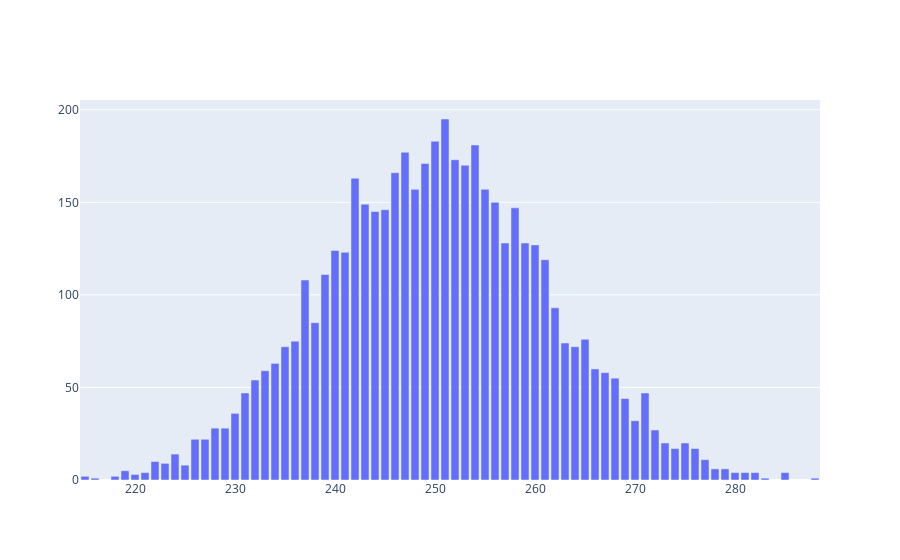

Write notebook code for a chart like this one.
### Markdown cell above
Let's try to see if we toss the coin 500 times, then what happens. Looks similar, and more like a bell than before.

### Code cell
results = pd.Series([np.sum(toss_coin(500) == 'Heads') for _ in range(5000)])
fig = pg.Figure([pg.Bar(x=results.value_counts().keys(),
                        y=results.value_counts().values)])
fig.show()

### Figure 1 — Plotly figure (JSON) as saved in the notebook; plotly's stock layout.template omitted (floating-point values rounded to 4 significant figures)
{"data": [{"type": "bar", "x": [251, 250, 254, 247, 252, 249, 253, 246, 242, 248, 255, 256, 243, 258, 245, 244, 257, 259, 260, 240, 241, 261, 239, 237, 262, 238, 265, 236, 263, 264, 235, 234, 266, 233, 267, 268, 232, 231, 271, 269, 230, 270, 228, 229, 272, 226, 227, 273, 275, 276, 274, 224, 277, 222, 223, 225, 278, 279, 219, 285, 221, 281, 282, 280, 220, 218, 215, 216, 288, 283], "y": [195, 183, 181, 177, 173, 171, 170, 166, 163, 157, 157, 150, 149, 147, 146, 145, 128, 128, 127, 124, 123, 119, 111, 108, 93, 85, 76, 75, 74, 72, 72, 63, 60, 59, 58, 55, 54, 47, 47, 44, 36, 32, 28, 28, 27, 22, 22, 20, 20, 17, 17, 14, 11, 10, 9, 8, 6, 6, 5, 4, 4, 4, 4, 4, 3, 2, 2, 1, 1, 1]}], "layout": {}}
